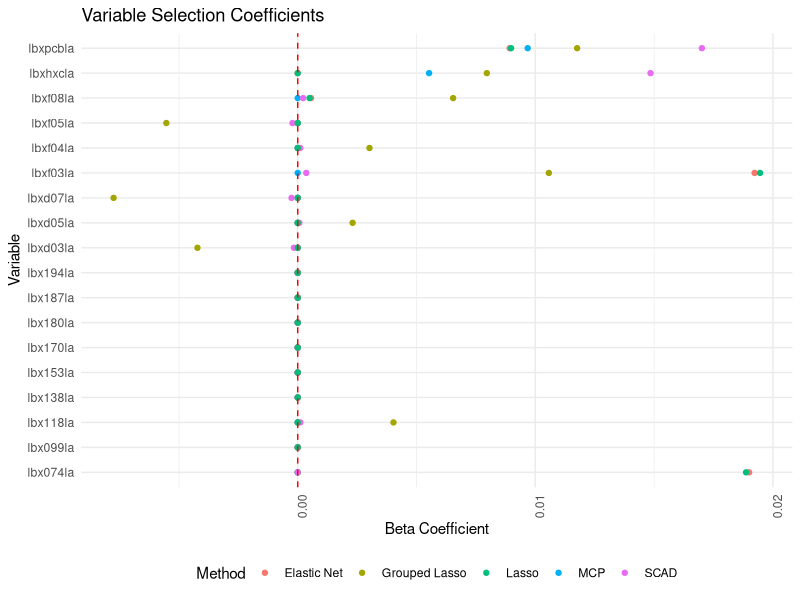
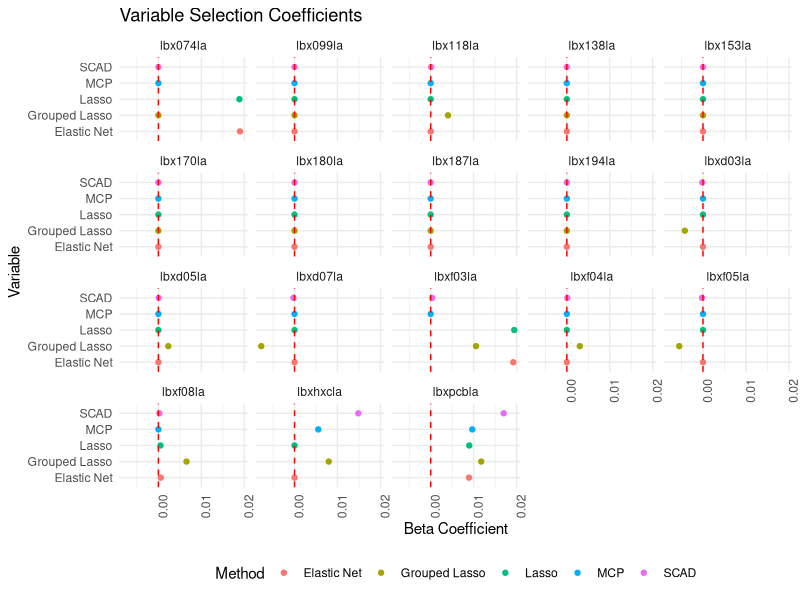

The R source for these figures, in order:
## ---- chunk 1
library(tidyverse)
## ---- chunk 2
grouped <- read_csv("./grouped_betas.csv")
ind <- read_csv("./ind_betas.csv")

plot_all <- rbind(grouped, ind) %>% filter(grepl("la$", variable)) 
## ---- chunk 3
plot_all %>%
  ggplot(aes(x = variable, 
                       y = round(beta, 5))) + geom_point(aes(color = method)) +
  theme_minimal() + geom_hline(yintercept = 0, color = "red", linetype = "dashed") +
  theme(axis.text.x = element_text(angle = 90, hjust = 1), 
        legend.position = "bottom") +
  coord_flip() + 
  labs(title = "Variable Selection Coefficients", y = "Beta Coefficient",
       x = "Variable", color = "Method")
## ---- chunk 4
plot_all %>%
  ggplot(aes(x = method, 
                       y = round(beta, 5))) + geom_point(aes(color = method)) +
  theme_minimal() + geom_hline(yintercept = 0, color = "red", linetype = "dashed") +
  theme(axis.text.x = element_text(angle = 90, hjust = 1), 
        legend.position = "bottom") +
  facet_wrap(.~variable) +
  coord_flip() + 
  labs(title = "Variable Selection Coefficients", y = "Beta Coefficient",
       x = "Variable", color = "Method")
